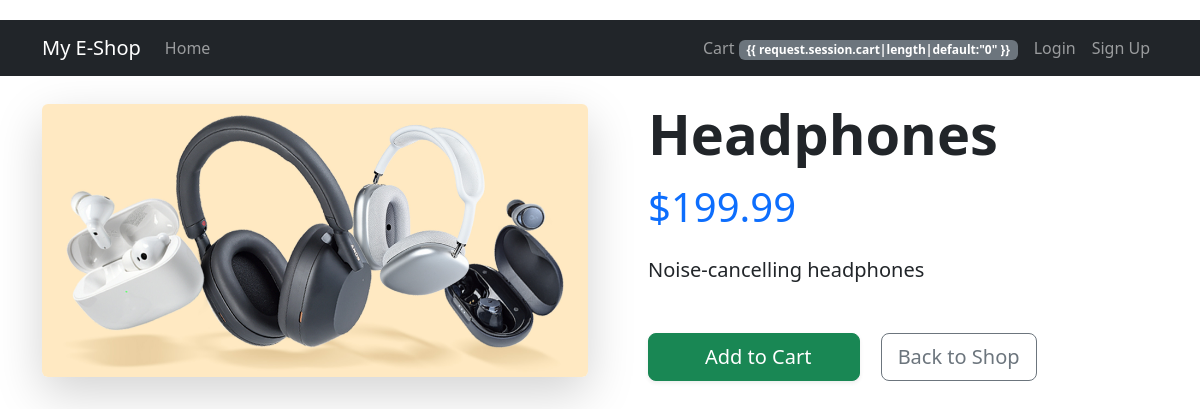
The page /product/6/ on the database its author committed.
### products/models.py (models this page shows, shortened)
class Product(models.Model):
    name = models.CharField(max_length=200)
    price = models.DecimalField(max_digits=10, decimal_places=2)
    description = models.TextField()
    image = models.ImageField(upload_to='products/', null=True, blank=True)

### products/views.py (the view)
# urls.py: path('product/<int:pk>/', views.product_detail, name='product_detail'),
def product_detail(request, pk):
    product = get_object_or_404(Product, pk=pk)
    return render(request, 'product_detail.html', {'product': product})

### templates/product_detail.html (shortened to what this page needs)
{% extends 'base.html' %}
{% block content %}
<div class="row align-items-center mt-4">
    <div class="col-md-6 mb-4 mb-md-0">
        {% if product.image %}
        <img src="{{ product.image.url }}" alt="{{ product.name }}" class="img-fluid rounded shadow-lg">
        {% else %}
        <div class="p-5 bg-light text-center rounded shadow-sm d-flex align-items-center justify-content-center"
            style="height: 400px;">
            <span class="text-muted fs-4">No Image Available</span>
        </div>
        {% endif %}
    </div>
    <div class="col-md-6 ps-md-5">
        <h1 class="display-4 fw-bold mb-3">{{ product.name }}</h1>
        <h3 class="text-primary mb-4 display-6">${{ product.price }}</h3>
        <p class="lead mb-5">{{ product.description }}</p>
        <form action="{% url 'add_to_cart' product.pk %}" method="post">
            <button type="submit" class="btn btn-success btn-lg px-5 shadow-sm"> Add
                to Cart</button>
            <a href="{% url 'product_list' %}" class="btn btn-outline-secondary btn-lg ms-3">Back to Shop</a>
        </form>
    </div>
</div>
{% endblock %}

### templates/base.html (style rules this page uses)
body { padding-top: 20px; }

### rows shown on the page
Product: image (picture), name "Headphones", price "199.99", description "Noise-cancelling headphones"
